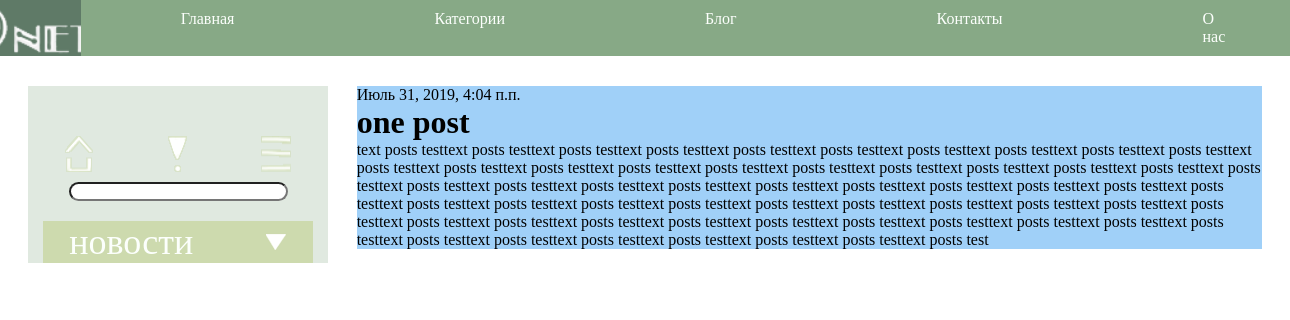
The app's page /post/1/ with its own data.
### blog/models.py (models this page shows, shortened)
class Post(models.Model):
    author = models.ForeignKey(settings.AUTH_USER_MODEL, on_delete=models.CASCADE)
    title = models.CharField(max_length=200)
    text = models.TextField()
    created_date = models.DateTimeField(default=timezone.now)
    published_date = models.DateTimeField(blank=True, null=True)

### blog/views.py (the view)
# urls.py: path('post/<int:pk>/', views.post_detail, name='post_detail'),
def post_detail(request, pk):
    post = get_object_or_404(Post, pk=pk)
    return render(request, 'blog/html/post.html', {'post': post})

### blog/templates/blog/html/post.html
{% extends 'blog/html/index.html' %}
{% block content %}
    <div class="post-space">
        {% if post.published_date %}
            <div class="">
                {{ post.published_date }}
            </div>
        {% endif %}
        <h1>{{ post.title }}</h1>
        <p>{{ post.text|linebreaksbr }}</p>
    </div>
{% endblock %}

### blog/templates/blog/html/index.html (shortened to what this page needs)
{% load static %}
<!DOCTYPE html>
<html lang="en">
<head>
  <link rel="stylesheet" href="{% static 'css/index.css' %}">
</head>
<body>
  <div class="adaptive-block">
    <header class="header">
      <div class="header__logo"><img src="{% static 'img/logo.png' %}" alt=""></div>
      <menu class="header__menu">
        <li class="header__li"><a href="#" class="header__link">Главная</a></li>
        <li class="header__li"><a href="#" class="header__link">Категории</a></li>
        <li class="header__li"><a href="#" class="header__link">Блог</a></li>
        <li class="header__li"><a href="#" class="header__link">Контакты</a></li>
        <li class="header__li"><a href="#" class="header__link">О нас</a></li>
      </menu>
    </header>
    <div class="leftsidebar">
        <menu class="leftsidebar__menu">
          <div class="leftsidebar_hot-btn__menu">
            <img src="{% static 'img/home.png' %}" alt="">
            <img src="{% static 'img/exclamation.png' %}" alt="">
            <img src="{% static 'img/burger.png' %}" alt="">
          </div>
          <div class="leftsidebar__input"><input type="text" class="leftsidebar__input-search"></div>
          <div class="leftsidebar__navigation-block">
            <div class="leftsidebar__title">
              <li class="leftsidebar__li"><a href="#" class="leftsidebar__li-text">новости</a></li>
              <img src="{% static 'img/arrow_down.png' %}" alt="" class="arrow_down">
            </div>
          </div>
        </menu>
        <div>
            {% block content %}
            {% endblock %}
        </div>
    </div>
  </div>
</body>
</html>

### blog/static/css/index.css (style rules this page uses)
* { margin: 0px; padding: 0px; }
.header { display: -webkit-box; display: -ms-flexbox; display: flex; -webkit-box-pack: center; -ms-flex-pack: center; justify-content: center; }
.header__logo { width: 18%; display: -webkit-box; display: -ms-flexbox; display: flex; -webkit-box-pack: center; -ms-flex-pack: center; justify-content: center; background: #5f7a67; }
.header__menu { display: -webkit-box; display: -ms-flexbox; display: flex; background: #87a986; }
.header__li { margin: 10px 100px; list-style-type: none; }
.header__link { color: #fcfffc; text-decoration: none; }
.leftsidebar { display: -webkit-box; display: -ms-flexbox; display: flex; -webkit-box-pack: space-evenly; -ms-flex-pack: space-evenly; justify-content: space-evenly; margin: 30px 0 0 0; }
.leftsidebar__menu { display: -webkit-box; display: -ms-flexbox; display: flex; -webkit-box-orient: vertical; -webkit-box-direction: normal; -ms-flex-direction: column; flex-direction: column; -webkit-box-align: center; -ms-flex-align: center; align-items: center; background: #e0e9e0; }
.leftsidebar_hot-btn__menu { display: -webkit-box; display: -ms-flexbox; display: flex; -ms-flex-pack: distribute; justify-content: space-around; padding: 50px 0 0 0; width: 300px; }
.leftsidebar__input { display: -webkit-box; display: -ms-flexbox; display: flex; -webkit-box-pack: center; -ms-flex-pack: center; justify-content: center; }
.leftsidebar__input-search { width: 215px; border-radius: 10px; margin: 10px 0 0 0; }
.leftsidebar__navigation-block { margin: 20px 0 0 0; width: 90%; }
.leftsidebar__title { display: -webkit-box; display: -ms-flexbox; display: flex; -ms-flex-pack: distribute; justify-content: space-around; -webkit-box-align: center; -ms-flex-align: center; align-items: center; background: #cddaae; }
.leftsidebar__li { display: inline; margin: 0 20px 0 0; font-size: 36px; list-style-type: none; }
.leftsidebar__li-text { text-decoration: none; color: #fcfffc; }
.arrow_down { width: 22px; height: 18px; }
.post-space { width: 905px; background: #a0d0f8; }

### records on screen
Post: published_date "Июль 31, 2019, 4:04 п.п.", title "one post", text "text posts testtext posts testtext posts testtext posts testtext posts testtext posts testtext posts testtext posts testtext posts testtext posts testtext posts testtext posts testtext posts testtext posts testtext posts testtext posts testtext posts testtext posts testtext posts testtext posts testtext posts testtext posts testtext posts testtext posts testtext posts testtext posts testtext posts testtext posts testtext posts testtext posts testtext posts testtext posts testtext posts testtext posts testtext posts testtext posts testtext posts testtext posts testtext posts testtext posts testtext posts testtext posts testtext posts testtext posts testtext posts testtext posts testtext…"
